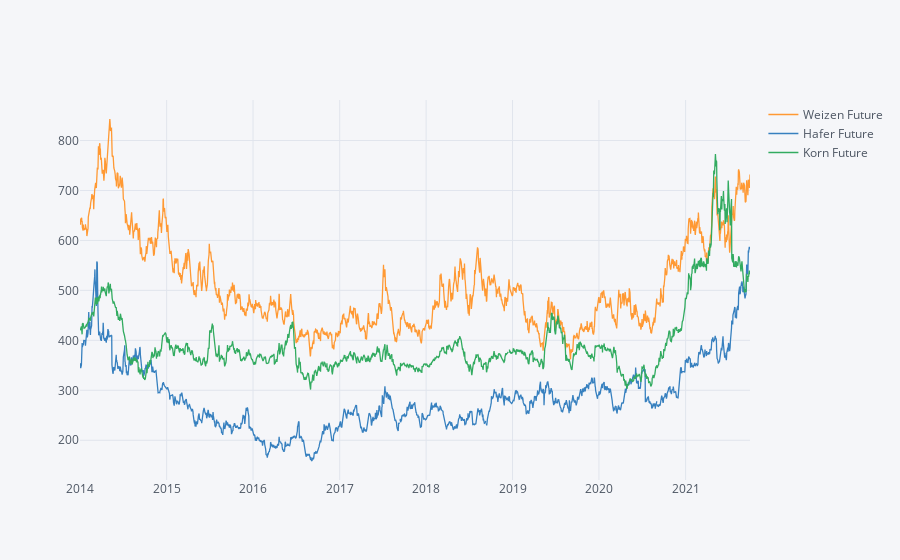

Notebook code for this chart:
### Code cell
plot_stocks(df_stock=df_futures,names=labels_future)

### Figure 1 — Plotly figure (JSON) as saved in the notebook; plotly's stock layout.template omitted (floating-point values rounded to 4 significant figures; data arrays with more than 128 entries replaced by an {"elided": "..."} marker saying what was removed)
{"data": [{"line": {"color": "rgba(255, 153, 51, 1.0)", "dash": "solid", "shape": "linear", "width": 1.3}, "mode": "lines", "name": "Weizen Future", "text": "", "type": "scatter", "x": {"elided": "1937 str values"}, "y": {"elided": "1937 float values"}}, {"line": {"color": "rgba(55, 128, 191, 1.0)", "dash": "solid", "shape": "linear", "width": 1.3}, "mode": "lines", "name": "Hafer Future", "text": "", "type": "scatter", "x": {"elided": "1937 str values"}, "y": {"elided": "1937 mixed values"}}, {"line": {"color": "rgba(50, 171, 96, 1.0)", "dash": "solid", "shape": "linear", "width": 1.3}, "mode": "lines", "name": "Korn Future", "text": "", "type": "scatter", "x": {"elided": "1937 str values"}, "y": {"elided": "1937 mixed values"}}], "layout": {"legend": {"bgcolor": "#F5F6F9", "font": {"color": "#4D5663"}}, "paper_bgcolor": "#F5F6F9", "plot_bgcolor": "#F5F6F9", "title": {"font": {"color": "#4D5663"}}, "xaxis": {"gridcolor": "#E1E5ED", "showgrid": true, "tickfont": {"color": "#4D5663"}, "title": {"font": {"color": "#4D5663"}, "text": ""}, "zerolinecolor": "#E1E5ED"}, "yaxis": {"gridcolor": "#E1E5ED", "showgrid": true, "tickfont": {"color": "#4D5663"}, "title": {"font": {"color": "#4D5663"}, "text": ""}, "zerolinecolor": "#E1E5ED"}}}
